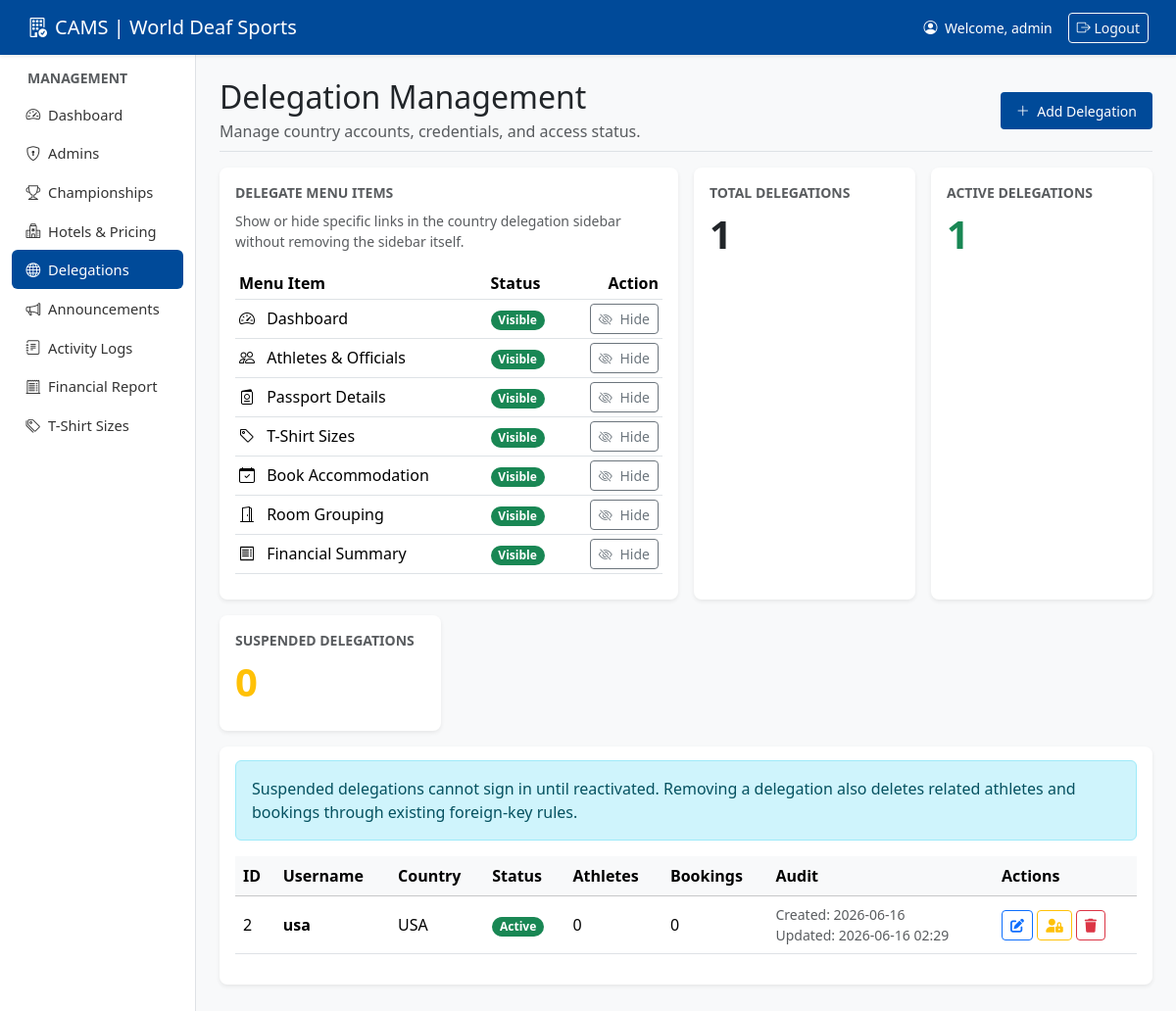
Page /admin/delegations.php (signed in) on the committed database.
### tables this page shows
CREATE TABLE IF NOT EXISTS users (
    id INT AUTO_INCREMENT PRIMARY KEY,
    username VARCHAR(50) NOT NULL UNIQUE,
    password VARCHAR(255) NOT NULL,
    role ENUM('admin', 'country_manager') NOT NULL,
    status ENUM('active', 'suspended') NOT NULL DEFAULT 'active',
    suspended_at TIMESTAMP NULL DEFAULT NULL,
    country_name VARCHAR(100) NULL,
    created_at TIMESTAMP DEFAULT CURRENT_TIMESTAMP,
    updated_at TIMESTAMP DEFAULT CURRENT_TIMESTAMP ON UPDATE CURRENT_TIMESTAMP
);

### includes/delegate_menu.php (called while the page is built, shortened)
<?php
function getDelegateMenuItems(): array
{
    return [
        'dashboard' => [
            'label' => 'Dashboard',
            'icon' => 'bi-speedometer2',
            'href' => 'dashboard.php',
            'setting_key' => 'delegate_menu_dashboard_visible',
        ],
        'athletes' => [
            'label' => 'Athletes & Officials',
            'icon' => 'bi-people',
            'href' => 'athletes.php',
            'setting_key' => 'delegate_menu_athletes_visible',
        ],
        'passport' => [
            'label' => 'Passport Details',
            'icon' => 'bi-passport',
            'href' => 'passport.php',
            'setting_key' => 'delegate_menu_passport_visible',
        ],
        'tshirt' => [
            'label' => 'T-Shirt Sizes',
            'icon' => 'bi-tag',
            'href' => 'tshirt.php',
            'setting_key' => 'delegate_menu_tshirt_visible',
        ],
        'book' => [
            'label' => 'Book Accommodation',
            'icon' => 'bi-calendar-check',
            'href' => 'book.php',
            'setting_key' => 'delegate_menu_book_visible',
        ],
        'rooming' => [
            'label' => 'Room Grouping',
            'icon' => 'bi-door-open',
            'href' => 'rooming.php',
            'setting_key' => 'delegate_menu_rooming_visible',
        ],
        'finance' => [
            'label' => 'Financial Summary',
            'icon' => 'bi-receipt',
            'href' => 'finance.php',
            'setting_key' => 'delegate_menu_finance_visible',
        ],
    ];
}

### includes/db.php (called while the page is built, shortened)
<?php
function ensureAppSettingsTable(PDO $pdo): void
{
    static $appSettingsChecked = false;
    if ($appSettingsChecked) {
        return;
    }
    $appSettingsChecked = true;
    $pdo->exec(
        "CREATE TABLE IF NOT EXISTS app_settings (
            setting_key VARCHAR(100) PRIMARY KEY,
            setting_value TEXT NOT NULL,
            updated_at TIMESTAMP DEFAULT CURRENT_TIMESTAMP ON UPDATE CURRENT_TIMESTAMP
        ) ENGINE=InnoDB DEFAULT CHARSET=utf8mb4"
    );
    $stmt = $pdo->prepare(
        "INSERT INTO app_settings (setting_key, setting_value)
        VALUES ('delegate_menu_visible', '1')
        ON DUPLICATE KEY UPDATE setting_value = setting_value"
    );
    $stmt->execute();
}
function getAppSetting(PDO $pdo, string $key, ?string $default = null): ?string
{
    ensureAppSettingsTable($pdo);
    $stmt = $pdo->prepare("SELECT setting_value FROM app_settings WHERE setting_key = ? LIMIT 1");
    $stmt->execute([$key]);
    $value = $stmt->fetchColumn();
    return $value === false ? $default : (string) $value;
}
function isAppSettingEnabled(PDO $pdo, string $key, bool $default = false): bool
{
    $defaultValue = $default ? '1' : '0';
    $value = getAppSetting($pdo, $key, $defaultValue);
    return in_array(strtolower((string) $value), ['1', 'true', 'yes', 'on'], true);
}
?>

### admin/delegations.php (the view, shortened to what this page needs)
<?php
require_once 'includes/auth.php';
require_once '../includes/delegate_menu.php';
$delegateMenuItems = getDelegateMenuItems();
$delegateMenuStates = [];
foreach ($delegateMenuItems as $menuItemKey => $menuItem) {
    $delegateMenuStates[$menuItemKey] = isAppSettingEnabled($pdo, $menuItem['setting_key'], true);
}
$delegations_stmt = $pdo->query(
    "SELECT u.*,
        (SELECT COUNT(*) FROM athletes WHERE country_id = u.id) AS athlete_count,
        (SELECT COUNT(*) FROM bookings WHERE country_id = u.id) AS booking_count
    FROM users u
    WHERE role = 'country_manager'
    ORDER BY u.username ASC"
);
$delegations = $delegations_stmt->fetchAll(PDO::FETCH_ASSOC);
$activeDelegationCount = 0;
foreach ($delegations as $delegation) {
    if (($delegation['status'] ?? 'active') === 'active') {
        $activeDelegationCount++;
    }
}
require_once 'includes/header.php';
?>
<div class="d-flex justify-content-between flex-wrap flex-md-nowrap align-items-center pb-2 mb-3 border-bottom">
    <div>
        <h1 class="h2 mb-1">Delegation Management</h1>
        <p class="text-muted mb-0">Manage country accounts, credentials, and access status.</p>
    </div>
    <button class="btn btn-primary btn-sm" data-bs-toggle="modal" data-bs-target="#addDelegationModal">
        <i class="bi bi-plus-lg me-1"></i> Add Delegation
    </button>
</div>
<div class="row g-3 mb-3">
    <div class="col-lg-6">
        <div class="card shadow-sm h-100">
            <div class="card-body">
                <div>
                    <div class="text-muted small text-uppercase fw-bold mb-2">Delegate Menu Items</div>
                    <p class="text-muted small mb-3">Show or hide specific links in the country delegation sidebar without removing the sidebar itself.</p>
                </div>
                <div class="table-responsive">
                    <table class="table table-sm align-middle mb-0">
                        <thead>
                            <tr>
                                <th>Menu Item</th>
                                <th>Status</th>
                                <th class="text-end">Action</th>
                            </tr>
                        </thead>
                        <tbody>
                            <?php foreach ($delegateMenuItems as $menuItemKey => $menuItem): ?>
                                <?php $isVisible = $delegateMenuStates[$menuItemKey]; ?>
                                <tr>
                                    <td>
                                        <i class="bi <?php echo htmlspecialchars($menuItem['icon']); ?> me-2"></i>
                                        <?php echo htmlspecialchars($menuItem['label']); ?>
                                    </td>
                                    <td>
                                        <span class="badge rounded-pill <?php echo $isVisible ? 'text-bg-success' : 'text-bg-secondary'; ?>">
                                            <?php echo $isVisible ? 'Visible' : 'Hidden'; ?>
                                        </span>
                                    </td>
                                    <td class="text-end">
                                        <form method="POST" class="d-inline">
                                            <button type="submit" class="btn btn-sm <?php echo $isVisible ? 'btn-outline-secondary' : 'btn-outline-success'; ?>">
                                                <i class="bi <?php echo $isVisible ? 'bi-eye-slash' : 'bi-eye'; ?> me-1"></i>
                                                <?php echo $isVisible ? 'Hide' : 'Show'; ?>
                                            </button>
                                        </form>
                                    </td>
                                </tr>
                            <?php endforeach; ?>
                        </tbody>
                    </table>
                </div>
            </div>
        </div>
    </div>
    <div class="col-md-3">
        <div class="card shadow-sm h-100">
            <div class="card-body">
                <div class="text-muted small text-uppercase fw-bold mb-2">Total Delegations</div>
                <div class="display-6 fw-semibold"><?php echo count($delegations); ?></div>
            </div>
        </div>
    </div>
    <div class="col-md-3">
        <div class="card shadow-sm h-100">
            <div class="card-body">
                <div class="text-muted small text-uppercase fw-bold mb-2">Active Delegations</div>
                <div class="display-6 fw-semibold text-success"><?php echo $activeDelegationCount; ?></div>
            </div>
        </div>
    </div>
    <div class="col-md-3">
        <div class="card shadow-sm h-100">
            <div class="card-body">
                <div class="text-muted small text-uppercase fw-bold mb-2">Suspended Delegations</div>
                <div class="display-6 fw-semibold text-warning"><?php echo count($delegations) - $activeDelegationCount; ?></div>
            </div>
        </div>
    </div>
</div>
<div class="card shadow-sm">
    <div class="card-body">
        <div class="alert alert-info">
            Suspended delegations cannot sign in until reactivated. Removing a delegation also deletes related athletes and bookings through existing foreign-key rules.
        </div>
        <?php if (count($delegations) > 0): ?>
            <div class="table-responsive">
                <table class="table table-hover align-middle">
                    <thead class="table-light">
                        <tr>
                            <th>ID</th>
                            <th>Username</th>
                            <th>Country</th>
                            <th>Status</th>
                            <th>Athletes</th>
                            <th>Bookings</th>
                            <th>Audit</th>
                            <th>Actions</th>
                        </tr>
                    </thead>
                    <tbody>
                        <?php foreach ($delegations as $d): ?>
                        <tr>
                            <td><?php echo htmlspecialchars($d['id']); ?></td>
                            <td class="fw-bold"><?php echo htmlspecialchars($d['username']); ?></td>
                            <td><?php echo htmlspecialchars($d['country_name']); ?></td>
                            <td>
                                <?php if (($d['status'] ?? 'active') === 'active'): ?>
                                    <span class="badge rounded-pill text-bg-success">Active</span>
                                <?php else: ?>
                                    <span class="badge rounded-pill text-bg-warning">Suspended</span>
                                <?php endif; ?>
                            </td>
                            <td><?php echo htmlspecialchars($d['athlete_count']); ?></td>
                            <td><?php echo htmlspecialchars($d['booking_count']); ?></td>
                            <td>
                                <div class="small text-muted">Created: <?php echo htmlspecialchars(date('Y-m-d', strtotime($d['created_at']))); ?></div>
                                <?php if (!empty($d['updated_at'])): ?>
                                    <div class="small text-muted">Updated: <?php echo htmlspecialchars(date('Y-m-d H:i', strtotime($d['updated_at']))); ?></div>
                                <?php endif; ?>
                            </td>
                            <td>
                                <button class="btn btn-sm btn-outline-primary" data-bs-toggle="modal" data-bs-target="#editDelegationModal<?php echo $d['id']; ?>">
                                    <i class="fas fa-edit"></i>
                                </button>
                                <button
                                    type="button"
                                    class="btn btn-sm <?php echo ($d['status'] ?? 'active') === 'active' ? 'btn-outline-warning' : 'btn-outline-success'; ?>"
                                    data-bs-toggle="modal"
                                    data-bs-target="#delegationActionModal"
                                    data-action="toggle_delegation_status"
                                    data-id="<?php echo $d['id']; ?>"
                                    data-title="<?php echo ($d['status'] ?? 'active') === 'active' ? 'Suspend Delegation' : 'Reactivate Delegation'; ?>"
                                    data-message="<?php echo htmlspecialchars(($d['status'] ?? 'active') === 'active' ? 'This delegation will no longer be able to sign in until reactivated.' : 'This delegation will regain access immediately.', ENT_QUOTES); ?>"
                                    data-button-class="<?php echo ($d['status'] ?? 'active') === 'active' ? 'btn-warning' : 'btn-success'; ?>"
                                    data-button-label="<?php echo ($d['status'] ?? 'active') === 'active' ? 'Suspend Delegation' : 'Reactivate Delegation'; ?>"
                                >
                                    <i class="fas <?php echo ($d['status'] ?? 'active') === 'active' ? 'fa-user-lock' : 'fa-user-check'; ?>"></i>
                                </button>
                                <button
                                    type="button"
                                    class="btn btn-sm btn-outline-danger"
                                    data-bs-toggle="modal"
                                    data-bs-target="#delegationActionModal"
                                    data-action="delete_delegation"
                                    data-id="<?php echo $d['id']; ?>"
                                    data-title="Remove Delegation"
                                    data-message="<?php echo htmlspecialchars('This permanently removes the delegation and its related data.', ENT_QUOTES); ?>"
                                    data-button-class="btn-danger"
                                    data-button-label="Remove Delegation"
                                >
                                    <i class="fas fa-trash"></i>
                                </button>
                            </td>
                        </tr>
                        <?php endforeach; ?>
                    </tbody>
                </table>
            </div>
        <?php else: ?>
            <div class="alert alert-info text-center">No delegations found yet. Add one to get started.</div>
        <?php endif; ?>
    </div>
</div>
<?php
require_once 'includes/footer.php';
?>

### rows in the picture
users: id "2", username "usa", country_name "USA", status "Active", athlete_count "0", booking_count "0", created_at "2026-06-16", updated_at "2026-06-16 02:29"

### other values in the picture
$_SESSION['username'] "admin"
$menuItem['label'] "Dashboard"
$menuItem['label'] "Athletes & Officials"
$menuItem['label'] "Passport Details"
$menuItem['label'] "T-Shirt Sizes"
$menuItem['label'] "Book Accommodation"
$menuItem['label'] "Room Grouping"
$menuItem['label'] "Financial Summary"
count($delegations) "1"
$activeDelegationCount "1"
count($delegations) - $activeDelegationCount "0"
